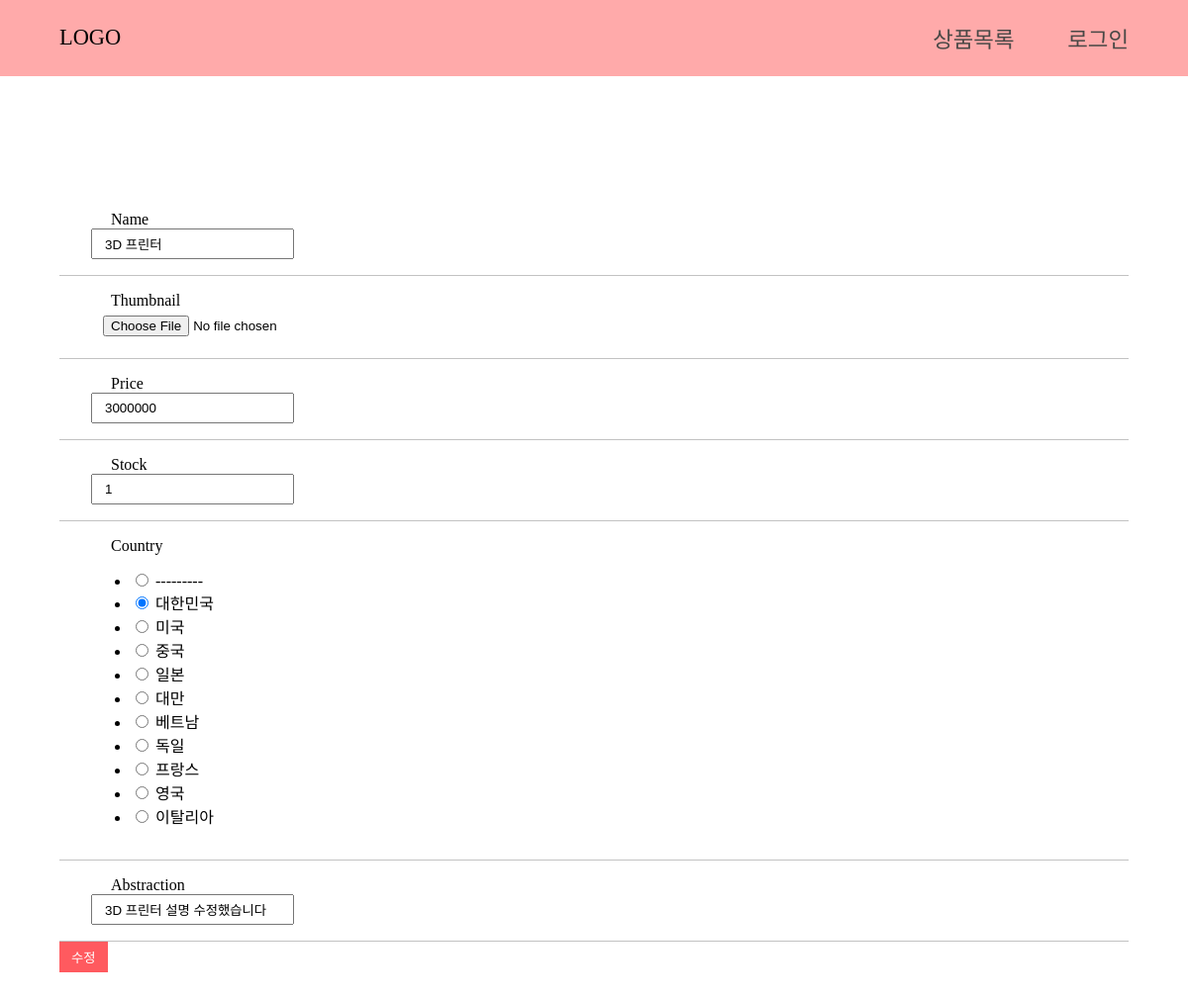
/list_edit/4/, run on an earlier commit of the app's database.
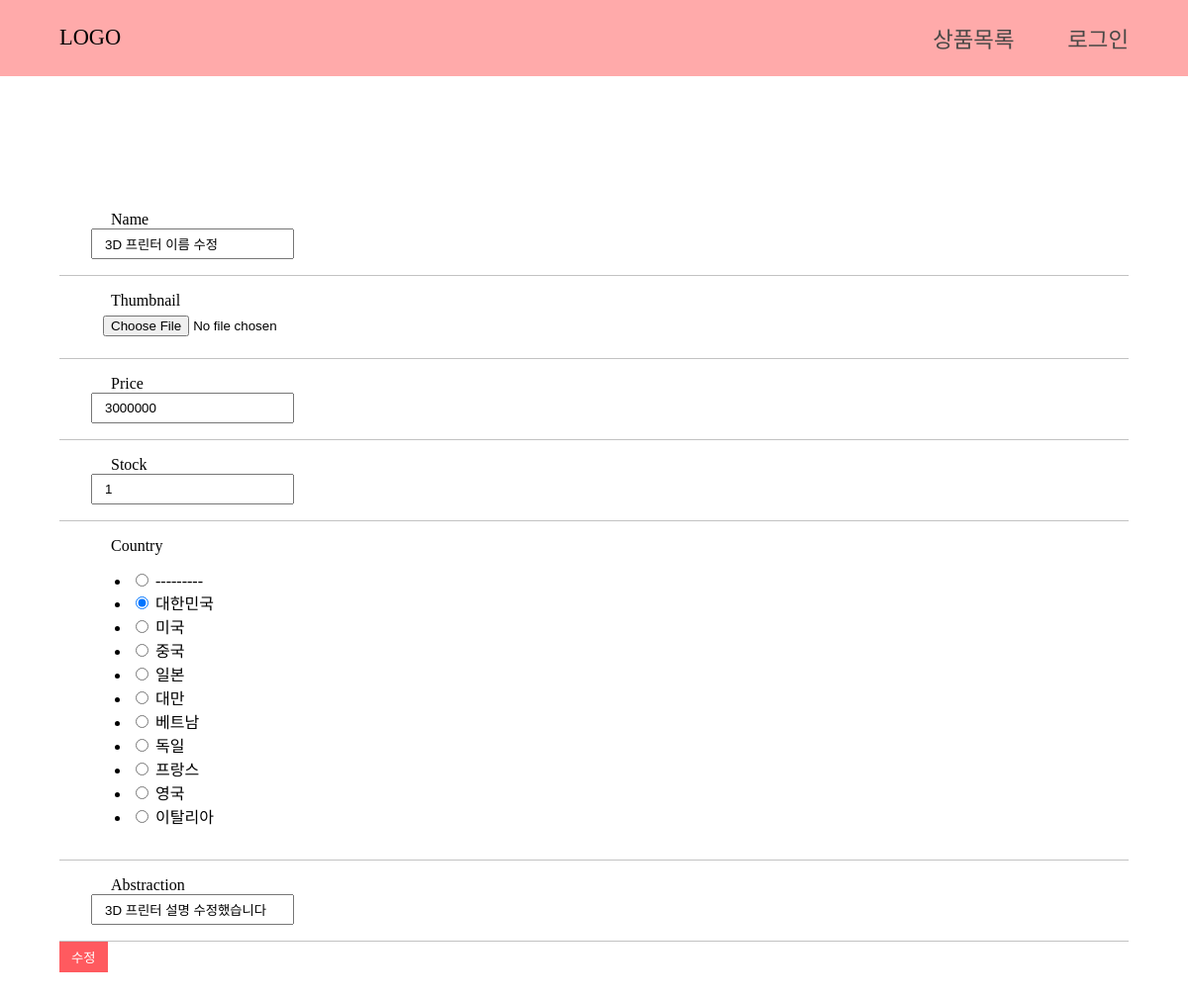
And on a later commit of the database.
### product/models.py (models this page shows)
class Product(models.Model):
	Name = models.CharField(max_length=50)
	Thumbnail = models.FileField(upload_to='product')
	Price = models.IntegerField()
	Stock = models.IntegerField(null=True)
	Country = models.CharField(max_length=3,choices=COUNTRY_CHOICE)
	Abstraction = models.CharField(max_length=500, null=True, blank=True)

### product/views.py (the view)
# urls.py: url(r'^list_edit/(?P<product_id>\d+)/$', product_view.editProduct),
def editProduct(request, product_id):
    product_info = None
    try:
        product_info = get_object_or_404(Product,pk=product_id)
    except:
        product_info = None
    form = ProductForm(data=request.POST or None, files=request.FILES or None ,instance=product_info)
    if request.method == "POST":
        if form.is_valid():
            form.save()
            return HttpResponseRedirect('/list_edit/')
    return render(request, 'product_edit.html', {'form':form})

### product/forms.py
class ProductForm(forms.ModelForm):
    class Meta:
        model = models.Product
        exclude = ['Id']
        widgets = {
            'Name': forms.TextInput(),
            'Thumbnail': forms.FileInput(),
            'Price': forms.TextInput(),
            'Stock': forms.TextInput(),
            'Country': forms.RadioSelect(),
            'Abstract': forms.TextInput()
        }

### templates/product_edit.html (shortened to what this page needs)
{% extends "base.html" %}
{% load staticfiles %}
{% block head %}
<link rel="stylesheet" type="text/css" href="{% static "css/list.css" %}" />
<link rel="stylesheet" type="text/css" href="{% static "css/form.css" %}" />
{% endblock %}
{% block contents %}
<div class="container list-container">
    <form method="POST" enctype="multipart/form-data">
        {% for field in form %}
            <div class="list-product">
                <div class="list-info">
                        <div class="list-info">
                            {{ field.label }}
                        </div>
                            {{ field }}
                </div>
            </div>
        {% endfor %}
        <button type="submit">수정</button>
    </form>
</div>
{% endblock %}

What changed in the data, as far as the page shows it:
changed Product "☐ --------- ☑ 대한민국 ☐ 미국 ☐ 중국 ☐ 일본 ☐ 대만 ☐ 베트남 ☐ 독일 ☐ 프랑스 ☐ 영국 ☐ 이탈리아": Name "3D 프린터" → "3D 프린터 이름 수정"
